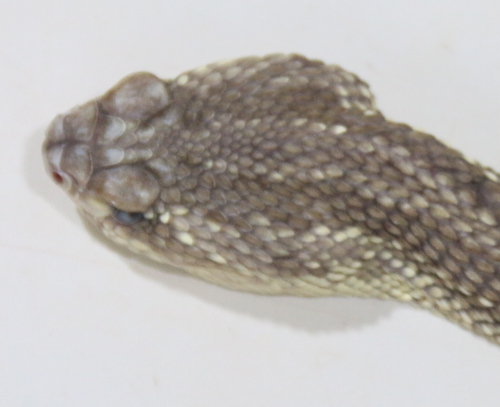
#> input picture exemplo.jpg, 500 x 407 px
$ python v1.py
#> lines starting #> are read from the running program, lines starting #| are printed output that depends on the picture
# Autores: Bruno Machado Ferreira(181276) e Ernani Neto(180914)
# Criado para a atividade de Imagem Negativa no Classroom


# Bibliotecas utilizadas

import cv2
import matplotlib.pyplot as plt
import skimage.io

#Recebe a imagem
image = cv2.imread('exemplo.jpg')
#> image is the input picture: shape (407, 500, 3); mean B, G, R 174.1, 178.1, 182.6

#Converte a original para cinza
gray = cv2.cvtColor(image, cv2.COLOR_BGR2GRAY)
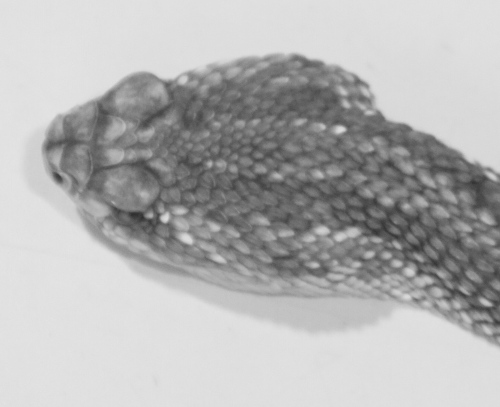
#> gray: shape (407, 500); min 46, max 228, mean 179
skimage.io.imsave('./postprocessing/cinza.jpg', gray)


#Converte a cinza para negativa
negative = cv2.imread("./postprocessing/cinza.jpg")
#> negative: shape (407, 500, 3); min 46, max 229, mean 179

# get height and width of the image
height, width, _ = negative.shape
#> height = 407; width = 500

for i in range(0, height - 1):
    for j in range(0, width - 1):

        # Get the pixel value
        pixel = negative[i, j]

        # Negate each channel by
        # subtracting it from 255

        # 1st index contains red pixel
        pixel[0] = 255 - pixel[0]

        # 2nd index contains green pixel
        pixel[1] = 255 - pixel[1]

        # 3rd index contains blue pixel
        pixel[2] = 255 - pixel[2]

        # Store new values in the pixel
        negative[i, j] = pixel
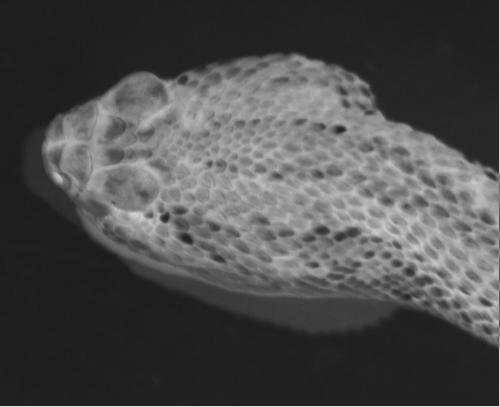
#> negative: shape (407, 500, 3); min 26, max 225, mean 76.7

skimage.io.imsave('./postprocessing/negativa.jpg', negative)

#Exibe as imagens
cv2.imshow('Original',image)
cv2.imshow('Cinza', gray)
cv2.imshow('Negativa', negative)

#Espera uma ação para fechar as janelas
cv2.waitKey(0)
cv2.destroyAllWindows()
